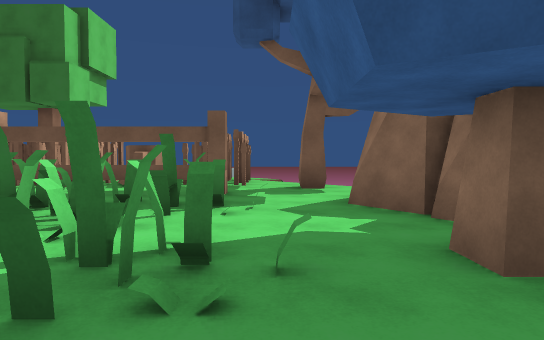
view 1 (above)

23 first-person views from a walk through a scene from a Unity 3-D project. The camera is 1.5 m above the floor, tilts 2° down and sees 75° across. The floor is counted in squares, 2 m on a side. Each view is taken from the middle of a square. On the plan, view 1 faces up. The plan holds only what a view shows up to about 11 squares ahead; the rest is blank. The place goes on beyond the plan. The player is left out. Some animated figures are not drawn. Surface patterns are stand-ins for the level's own textures.

view 2
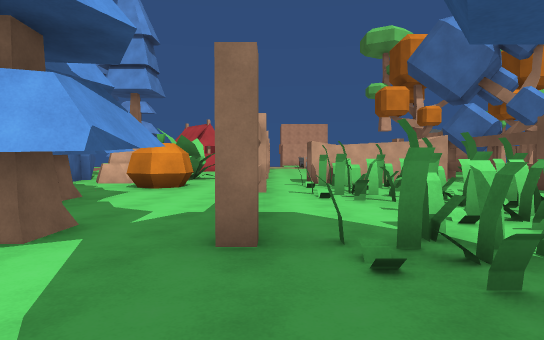

view 3
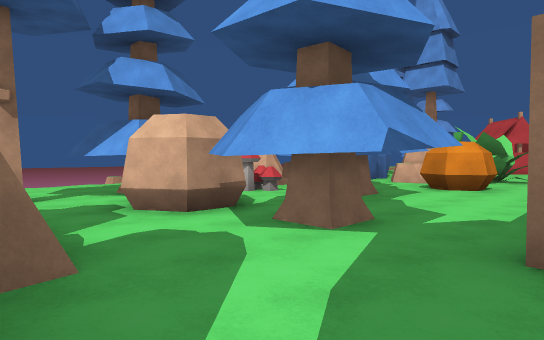

view 4
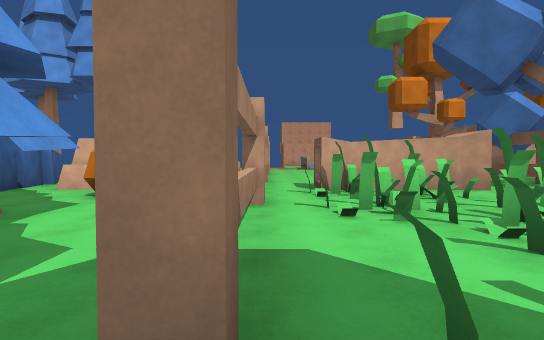

view 5
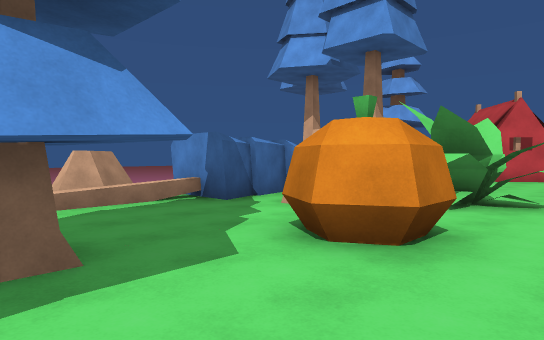

view 6
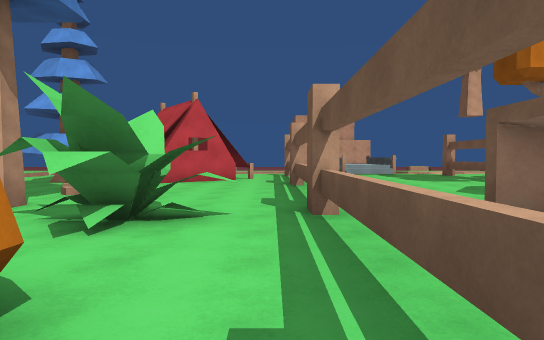

view 7
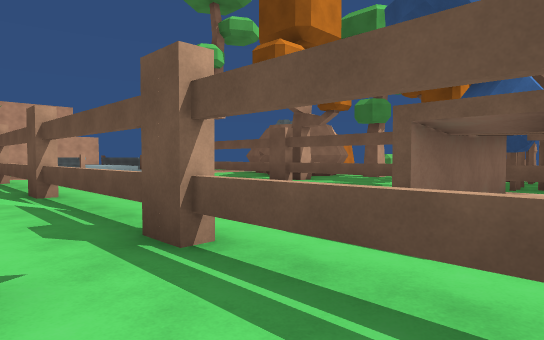

view 8
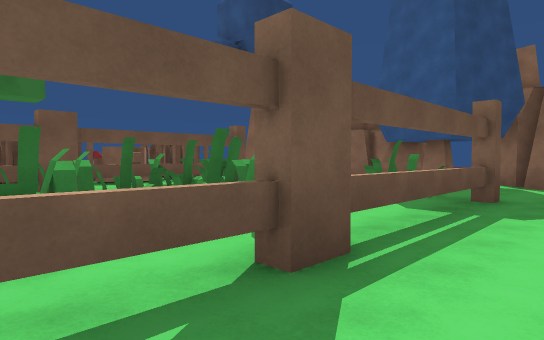

view 9
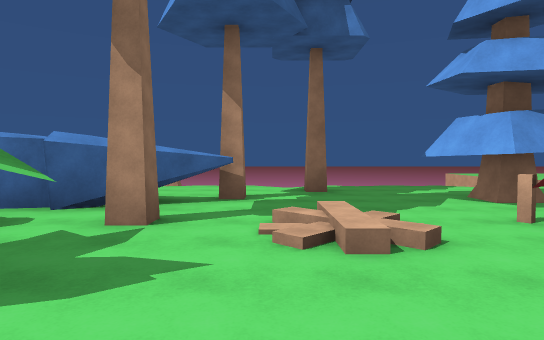

view 10
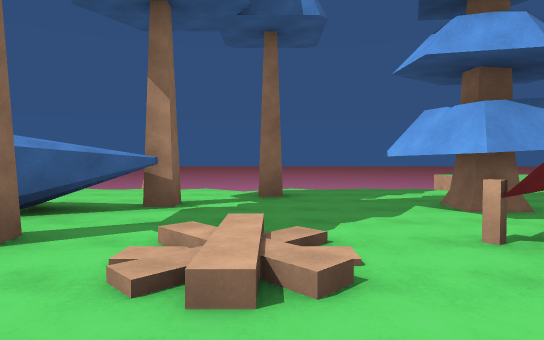

view 11
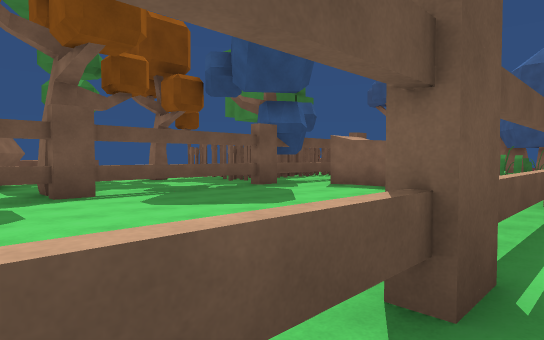

view 12
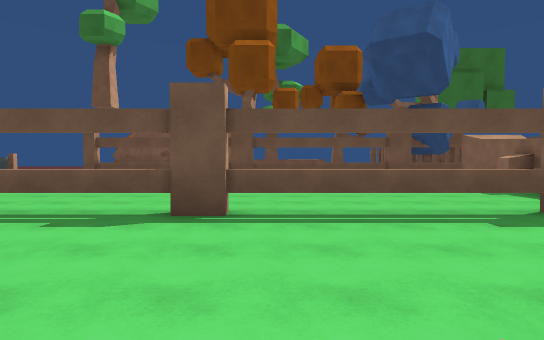

view 13
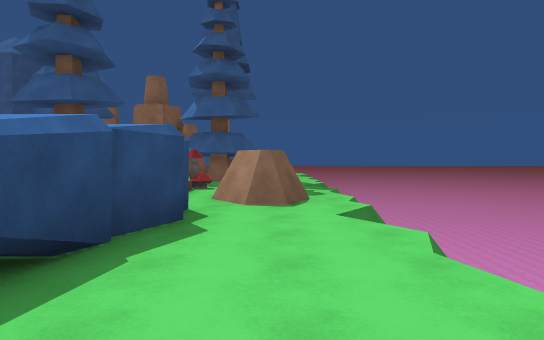

view 14
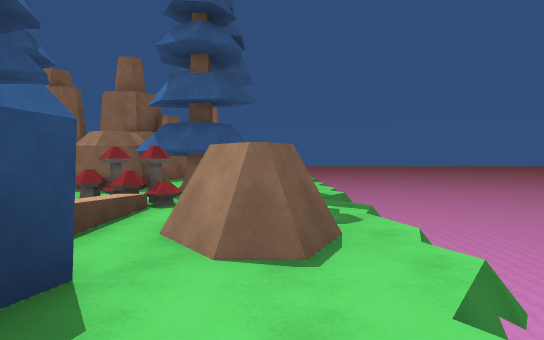

view 15
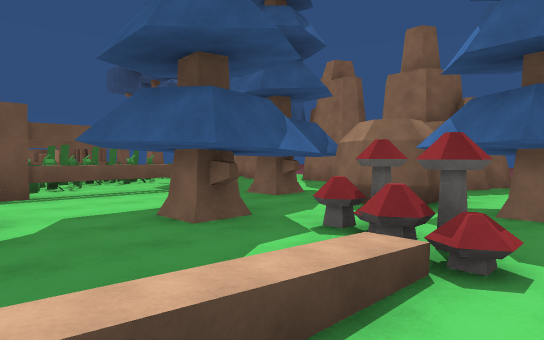

view 16
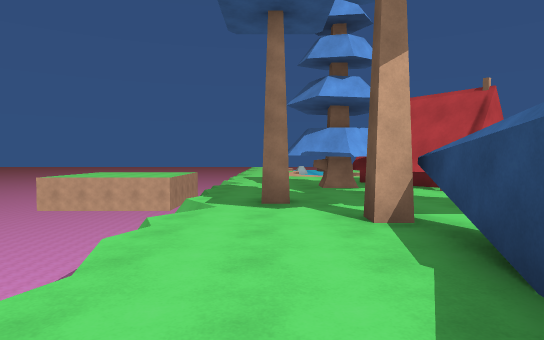

view 17
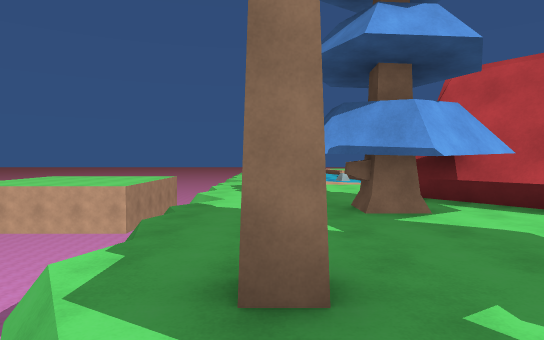

view 18
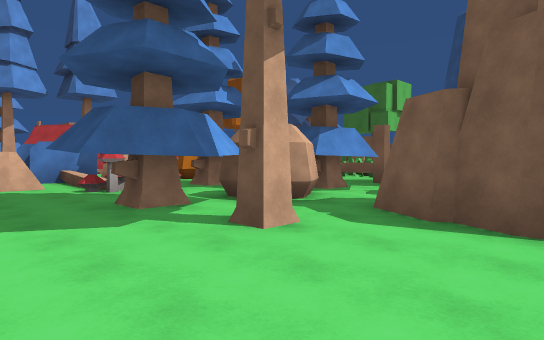

view 19
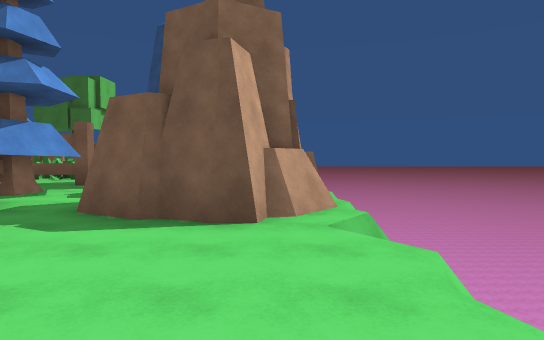

view 20
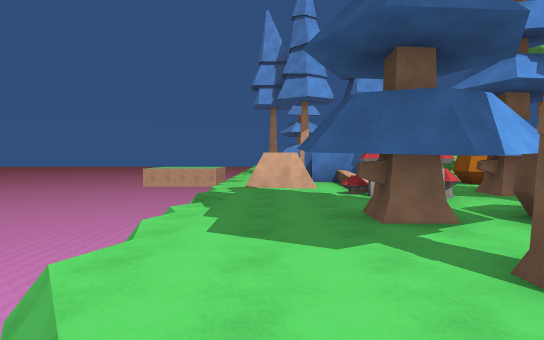

view 21
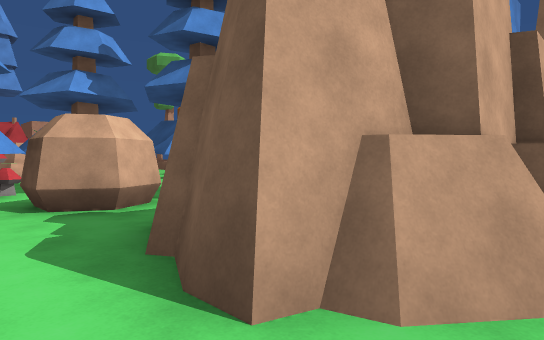

view 22
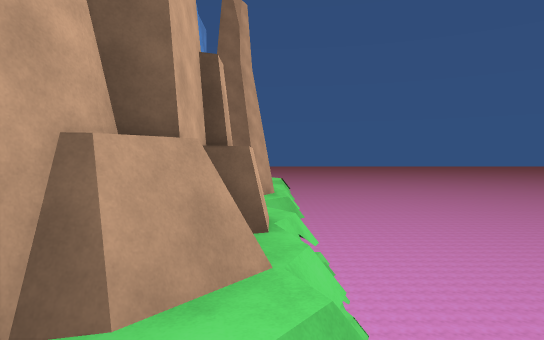

view 23
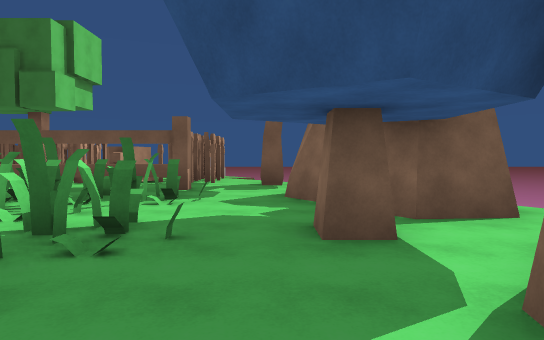

### Floor plan
Key: @ floor where view 1 was taken; # wall or solid block; . floor; / step, stairs or slope; = window, fence, low wall or low ledge; v drop or lower ground; T tree; S stump; R rock; P pumpkin; I pine tree; O other object.
Columns run from 18 left of view 1 to 6 right of it. Each row starts with its distance up from view 1.
 12    T    OOOTO
 11  ##..   #TTTOO#SOO.
 10  #....  O TOOOSSOO..
  9  ...... OO O#O.SO .T.
  8  .T.......   ........
  7  =#====#====#====#..RR
  6  .......OO#..OOOOO..#
  5  ....... OO.OOOOOOO.##
  4  .......OOOOOOOOO....#R
  3 .........OOOOOOOOO..T..
  2 .........OOO.O...OO... Rv
  1 ==#====#====#====#...R Rv
  0 ..................@.#  v
 -1 ........O..P.....I..R R.v
 -2 #......OOOPP....I#I.R #R
 -3 ##..//...R....IIII..   Rv
 -4 ###.//.I.R....IIR R.##RRv
 -5 ##......III...##II...R.v
 -6 ##I...IIIII///#.I#II....v
 -7 .#I...I..I./R....I.....
 -8 ....I......RR..........
 -9 ..... .... .... ....  .
-10  vvvv vvvvvvvvvvvvvv

Positions as (right, up) in squares from view 1, and headings:
1: (0, 0), facing up
2: (2, 1), facing left
3: (2, 1), facing down-left
4: (0, 1), facing left
5: (-4, 0), facing down-left
6: (-6, 0), facing left
7: (-8, -1), facing up-left
8: (-8, -1), facing up-right
9: (-13, 0), facing down
10: (-14, -1), facing down
11: (-18, 0), facing up-right
12: (-15, -4), facing up
13: (-13, -8), facing right
14: (-10, -8), facing right
15: (-7, -7), facing up-right
16: (-8, -8), facing left
17: (-12, -8), facing left
18: (4, -9), facing up-left
19: (4, -9), facing up
20: (3, -8), facing left
21: (5, -6), facing up-left
22: (5, -6), facing up
23: (1, -1), facing up
